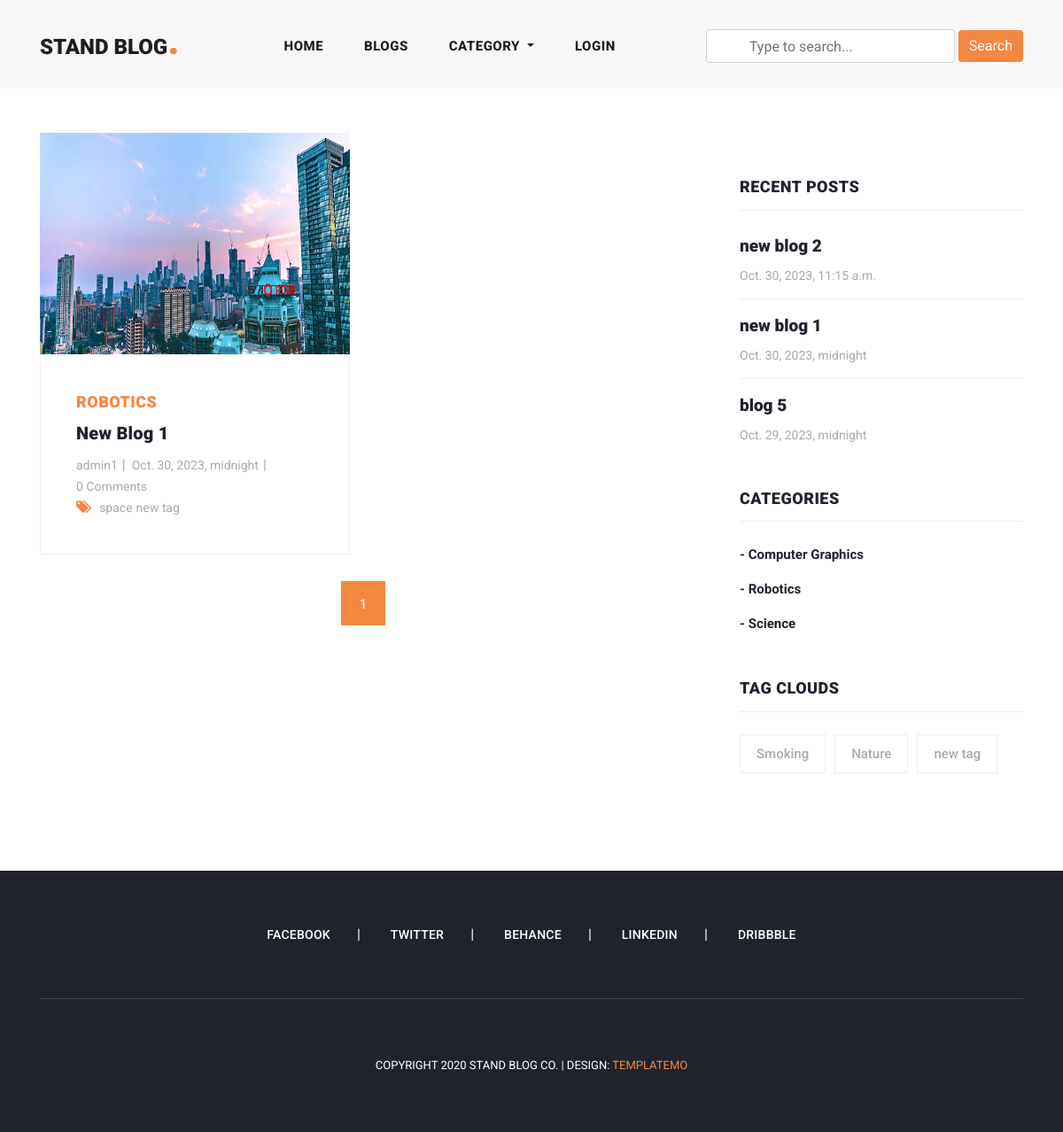
The app's page /category_blogs/robotics/, older data.
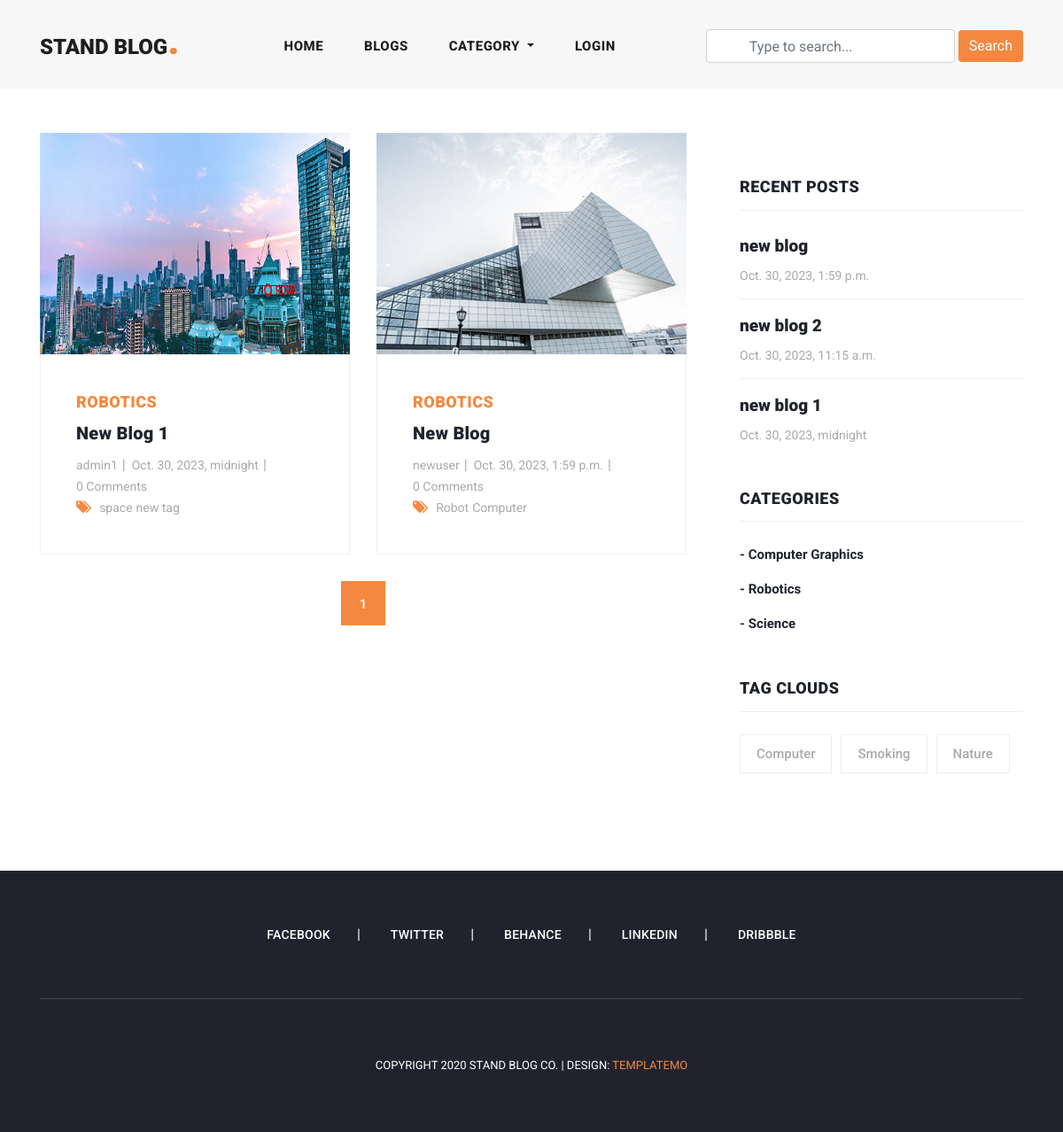
The same page, newer data.
### blog/models.py (models this page shows, shortened)
class Blog(models.Model):
    user = models.ForeignKey(User, related_name= 'user_blogs', on_delete=models.CASCADE)
    category = models.ForeignKey(Category, related_name= 'category_blogs', on_delete=models.CASCADE)
    tag = models.ManyToManyField(Tag, related_name= 'tag_blogs', blank=True)
    created_date = models.DateTimeField(auto_now_add=True)
    title = models.CharField(max_length=150)
    description = RichTextField()
    slug = models.SlugField(max_length=100, blank=True, null=True)
    banner = models.ImageField(upload_to="blog_banners")
    likes = models.ManyToManyField(User, related_name= 'user_likes', blank=True)

class Category(models.Model):
    class Meta:
        verbose_name_plural = 'categories'
        verbose_name = 'category'
        ordering = ['title']
    title = models.CharField(max_length=150, unique=True)
    slug = models.SlugField(blank=True, null=True)
    created_date = models.DateTimeField(auto_now_add=True)

class Tag(models.Model):
    title = models.CharField(max_length=150)
    slug = models.SlugField(blank=True, null=True)
    created_date = models.DateTimeField(auto_now_add=True)

### user_profile/models.py (models this page shows, shortened)
class User(AbstractUser):
    email = models.EmailField(max_length=150, unique=True, error_messages={'unique': "The email must be unique"})
    profile_image = models.ImageField(null = True, blank = True, upload_to = "profile_images")
    REQUIRED_FIELDS = ["email"]
    object = CustomUserManager()
    followers = models.ManyToManyField("Follow")  # returning string from Follow class to here

### blog/views.py (the view)
# urls.py: path('category_blogs/<str:slug>/', category_blogs, name='category_blogs'),
def category_blogs(request, slug):
    category = get_object_or_404(Category, slug=slug)
    queryset = category.category_blogs.all()              # related_name (i.e category_blogs) of the Category class in model.py
    all_blogs = Blog.objects.order_by('-created_date')[:3]
    tags = Tag.objects.order_by('-created_date')[:3]
    page = request.GET.get('page', 1)   # need to access by url(eg. ?page=3) otherwise, default page=1
    paginator = Paginator(queryset, 2)  # two blogs per page
    try:
        blogs = paginator.page(page)
    except EmptyPage:
        blogs = paginator.page(1)
    except PageNotAnInteger:
        blogs = paginator.page(1)
        return redirect('blogs')
    context = {
        "blogs": blogs,
        "tags": tags,
        "paginator": paginator,
        "all_blogs": all_blogs
    }
    return render(request, 'category_blogs.html', context)

### blog/context_processors.py (called while the page is built)
def get_all_categories(request):
    categories = Category.objects.all()
    context = {
       "categories": categories
    }
    return context

### user_profile/context_processors.py (called while the page is built, shortened)
def user_notifications(request):
    context = {}
    return context

### template/category_blogs.html (shortened to what this page needs)
{% extends 'base.html' %}
{% load static %}
{% block content %}
<section class="blog-posts grid-system">
  <div class="container">
    <div class="row">
      <div class="col-lg-8">
        <div class="all-blog-posts">
          <div class="row">
            {% for blog in blogs %}
            {% include "blog_card.html" %}
            {% endfor %}
            <div class="col-lg-12">
            {% include "pagination.html" %}
            </div>
          </div>
        </div>
      </div>
      {%include 'sidebar.html' with blogs=all_blogs %}
    </div>
  </div>
</section>
{% endblock %}

### template/blog_card.html
<div class="col-lg-6">
  <div class="blog-post">
    <div class="blog-thumb">
      <img src="{{blog.banner.url}}" alt="">
    </div>
    <div class="down-content">
      <span>{{blog.category.title}}</span>
      <a href="{% url 'blog_details' blog.slug %}">
        <h4>{{blog.title}}</h4>
      </a>
      <ul class="post-info">
        <li><a href="{% url 'view_user_info' blog.user.username %}">{{blog.user.username}}</a></li>
        <li><a href="javascript:void(0);">{{blog.created_date}}</a></li>
        <li><a href="javascript:void(0);">{{blog.blog_comment.all.count}} Comments</a></li>
      </ul>
      <div class="post-options">
        <div class="row">
          <div class="col-lg-12">
            <ul class="post-tags">
              <li><i class="fa fa-tags"></i></li>
              {% if blog.tag.all.count > 0 %}
              {% for tag in blog.tag.all %}
              <li><a href="#">{{tag.title}}</a></li>
              {% endfor %}
              {% else %}
              None
              {%endif%}
            </ul>
          </div>
        </div>
      </div>
    </div>
  </div>
</div>

### template/sidebar.html
<div class="col-lg-4">
    <div class="sidebar">
      <div class="row">
        <div class="col-lg-12">
          <div class="sidebar-item recent-posts">
            <div class="sidebar-heading">
              <h2>Recent Posts</h2>
            </div>
            <div class="content">
              <ul>
                {% for blog in blogs|slice:"3" %}
                <li><a href="{% url 'blog_details' blog.slug %}">
                  <h5>{{blog.title}}</h5>
                  <span>{{blog.created_date}}</span>
                </a></li>
                {% endfor %}
              </ul>
            </div>
          </div>
        </div>
        <div class="col-lg-12">
          <div class="sidebar-item categories">
            <div class="sidebar-heading">
              <h2>Categories</h2>
            </div>
            <div class="content">
              <ul>
                {% for category in categories %}
                <li><a href="{% url 'category_blogs' category.slug %}">- {{category.title}}</a></li>
                {% endfor %}
              </ul>
            </div>
          </div>
        </div>
        <div class="col-lg-12">
          <div class="sidebar-item tags">
            <div class="sidebar-heading">
              <h2>Tag Clouds</h2>
            </div>
            <div class="content">
              <ul>
                {% for tag in tags %}
                <li><a href="{% url 'tag_blogs' tag.slug %}">{{tag.title}}</a></li>
                {% endfor %}
              </ul>
            </div>
          </div>
        </div>
      </div>
    </div>
  </div>

Row changes from the older to the newer data that the page shows:
no longer on one of the page's lists (row unchanged): Tag: title "new tag"
no longer on this page (row unchanged): Blog: title "blog 5", created_date "Oct. 29, 2023, midnight", shown under "RECENT POSTS"
added Blog: banner (picture), category "ROBOTICS", title "New Blog", user.username "newuser", created_date "Oct. 30, 2023, 1:59 p.m.", blog_comment.all.count "0", title "new blog"
now on this page (row unchanged): Tag: title "Robot", shown under "ROBOTICS"
added Tag: title "Computer"
